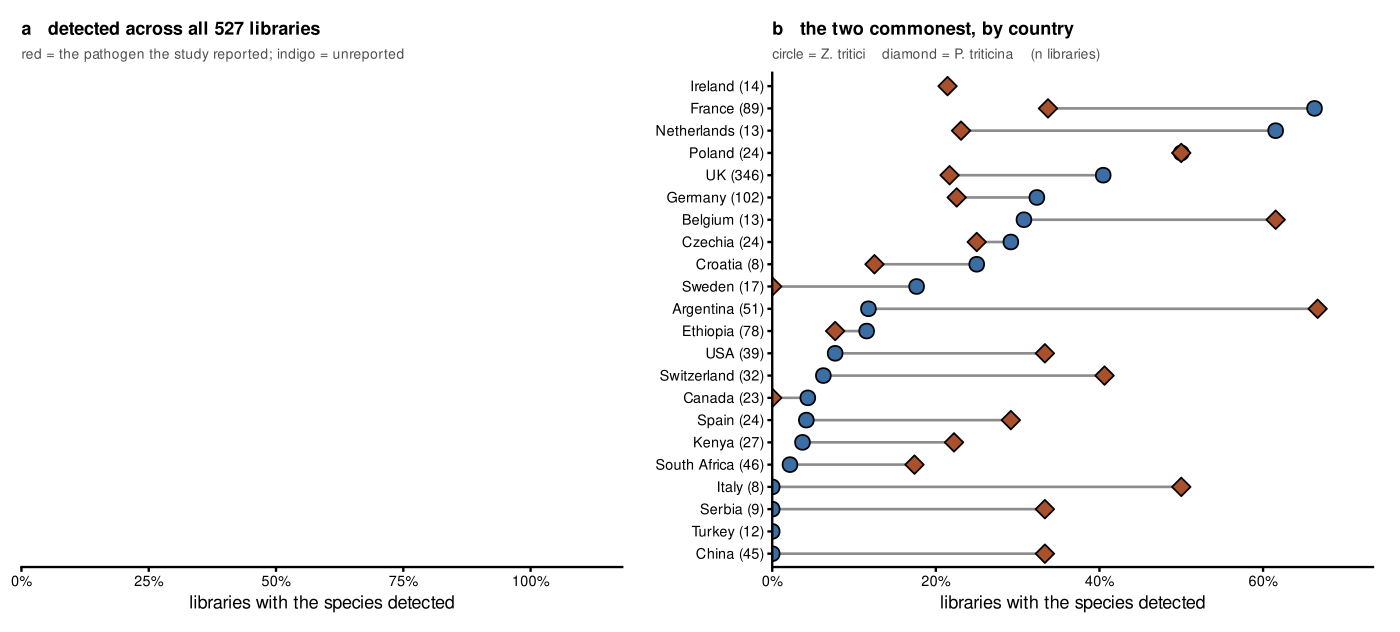

Recreate this plot in R.
# geography.R — unreported co-pathogens in the Pst surveillance compendium. Styling only.
#
# Every number comes from prep_geography.py. Nothing is computed here, including the country
# ordering, which is read from the TSV so the caption and the panel cannot disagree.
#
# TWO PANELS, and they answer different questions, so they are deliberately NOT the same chart:
#   a  how often is each species detected across all 527 libraries. The declared pathogen sits
#      at 100% and is drawn in the declared colour as the positive control; everything below it
#      was unreported. A plain horizontal bar, because the comparison is between species.
#   b  per-country rate for the two most frequent unreported pathogens. PAIRED points joined by
#      a segment rather than dodged bars: the claim is that the two gradients run OPPOSITE ways,
#      and a segment makes the crossing legible where two bar series do not.
#
# Panel b is ordered by Z. tritici rate, which is what makes the opposing gradient visible. The
# order is computed in the prep and carried in the TSV.
#
#   Rscript 02_classify/report/figures/geography/geography.R

suppressPackageStartupMessages({ library(ggplot2); library(patchwork); library(scales) })

HERE <- "02_classify/report/figures/geography"
sp <- read.delim(file.path(HERE, "geography_species.tsv"), stringsAsFactors = FALSE)
gg <- read.delim(file.path(HERE, "geography.tsv"), stringsAsFactors = FALSE,
                 check.names = FALSE)

DECLARED  <- "#8c0404"   # the ring figure's target_cereal red: the declared pathogen
UNREPORT  <- "#22127e"   # host_associate indigo: unreported
ZT        <- "#3A6EA5"   # house wheat blue
PT        <- "#A9512C"   # house sorghum rust-brown, reused here for the second rust

base <- theme_classic(base_size = 13) +
  theme(panel.background = element_rect(fill = "white", colour = NA),
        plot.background  = element_rect(fill = "white", colour = NA),
        panel.grid       = element_blank(),
        axis.line        = element_line(colour = "black", linewidth = 0.8),
        axis.ticks       = element_line(colour = "black", linewidth = 0.8),
        axis.ticks.length = unit(3.5, "pt"),
        axis.text        = element_text(colour = "black"),
        plot.title       = element_text(face = "bold", size = 13, hjust = 0),
        plot.subtitle    = element_text(size = 10, colour = "grey30"),
        legend.position  = "none",
        plot.margin      = margin(10, 14, 8, 10))

# ── panel a ─────────────────────────────────────────────────────────────────────────────────
# Pathogen guild only. The resident community (Cladosporium allicinum, Dioszegia, Sporobolomyces)
# is detected at comparable coverage and is discussed in the caption, but mixing residents into
# a panel about unreported PATHOGENS would invite the reading that they are co-infections.
# grepl is CASE SENSITIVE and FUNGuild writes "Plant Pathogen". Matching "pathogen" returned
# only the declared species and silently emptied the panel, which looked like a data problem
# rather than a regex one.
a <- sp[sp$n_runs >= 30 &
          (sp$is_declared == "yes" | grepl("Plant Pathogen", sp$guild, fixed = TRUE)), ]
a <- a[order(a$pct_runs), ]
a$species <- factor(a$species, levels = a$species)
a$kind <- ifelse(a$is_declared == "yes", "declared", "unreported")

pA <- ggplot(a, aes(species, pct_runs, fill = kind)) +
  geom_col(width = 0.72, colour = "black", linewidth = 0.8) +
  geom_text(aes(label = percent(pct_runs, accuracy = 0.1)),
            hjust = -0.15, size = 3.9, colour = "black") +
  scale_fill_manual(values = c(declared = DECLARED, unreported = UNREPORT)) +
  scale_y_continuous(labels = percent, limits = c(0, 1.18),
                     breaks = seq(0, 1, 0.25), expand = expansion(mult = c(0, 0))) +
  coord_flip() +
  labs(x = NULL, y = "libraries with the species detected",
       title = "a   detected across all 527 libraries",
       subtitle = "red = the pathogen the study reported; indigo = unreported") +
  base + theme(axis.text.y = element_text(face = "italic"))

# ── panel b ─────────────────────────────────────────────────────────────────────────────────
b <- gg[gg$drawn == "yes", c("country", "n_runs",
                             "Zymoseptoria_tritici", "Puccinia_triticina")]
b <- b[order(b$Zymoseptoria_tritici), ]
b$country <- factor(b$country, levels = b$country)
b$lab <- sprintf("%s (%d)", as.character(b$country), b$n_runs)
b$lab <- factor(b$lab, levels = b$lab)

pB <- ggplot(b) +
  geom_segment(aes(x = lab, xend = lab,
                   y = Zymoseptoria_tritici, yend = Puccinia_triticina),
               colour = "grey55", linewidth = 0.9) +
  geom_point(aes(lab, Zymoseptoria_tritici), shape = 21, size = 4.4, stroke = 0.9,
             fill = ZT, colour = "black") +
  geom_point(aes(lab, Puccinia_triticina), shape = 23, size = 4.4, stroke = 0.9,
             fill = PT, colour = "black") +
  scale_y_continuous(labels = percent, limits = c(0, 0.72),
                     breaks = seq(0, 0.6, 0.2), expand = expansion(mult = c(0, 0.02))) +
  coord_flip() +
  labs(x = NULL, y = "libraries with the species detected",
       title = "b   the two commonest, by country",
       subtitle = "circle = Z. tritici    diamond = P. triticina    (n libraries)") +
  base

p <- pA | pB

ragg::agg_png(file.path(HERE, "geography.png"), width = 4200, height = 1900,
              res = 300, background = "white")
print(p); invisible(dev.off())
cairo_pdf(file.path(HERE, "geography.pdf"), width = 14, height = 6.33)
print(p); invisible(dev.off())
for (nm in c("a", "b")) {
  obj <- if (nm == "a") pA else pB
  ragg::agg_png(file.path(HERE, sprintf("geography_%s.png", nm)),
                width = 1950, height = 1750, res = 300, background = "white")
  print(obj); invisible(dev.off())
}
cat("wrote geography.{png,pdf} and geography_{a,b}.png\n")
